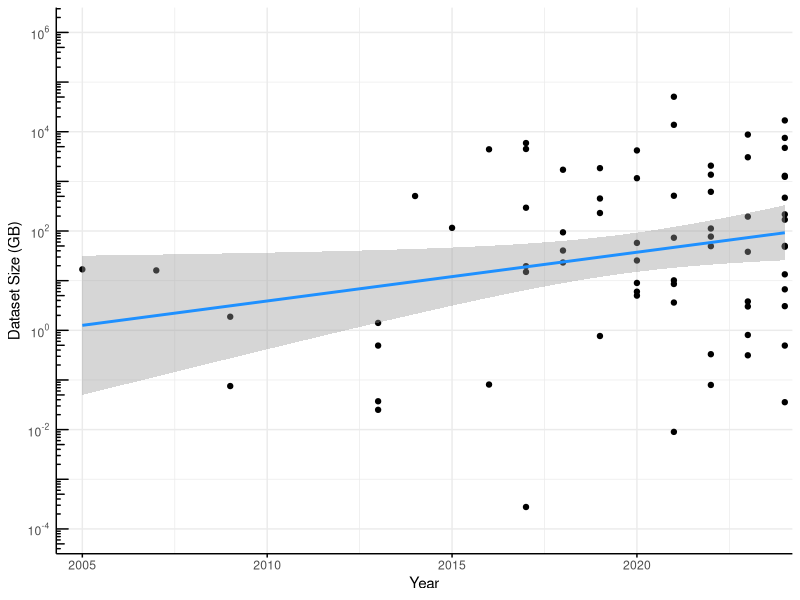
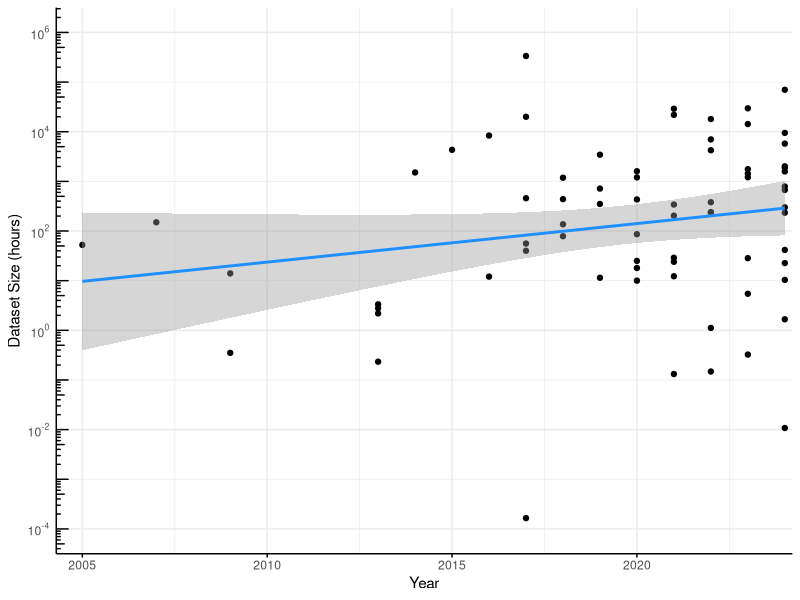
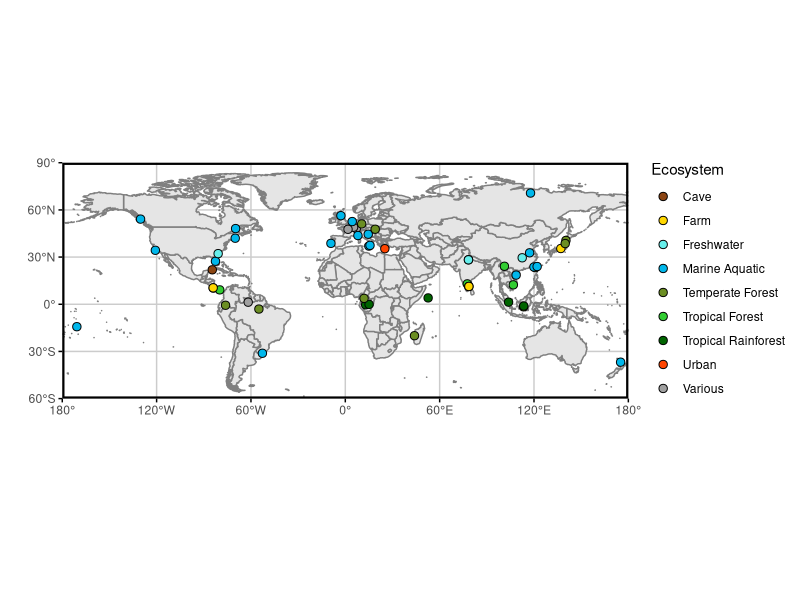
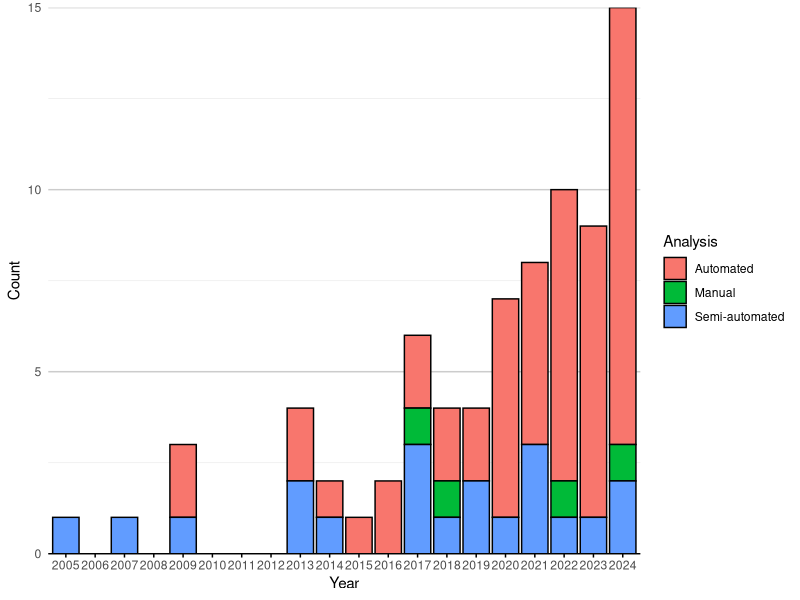
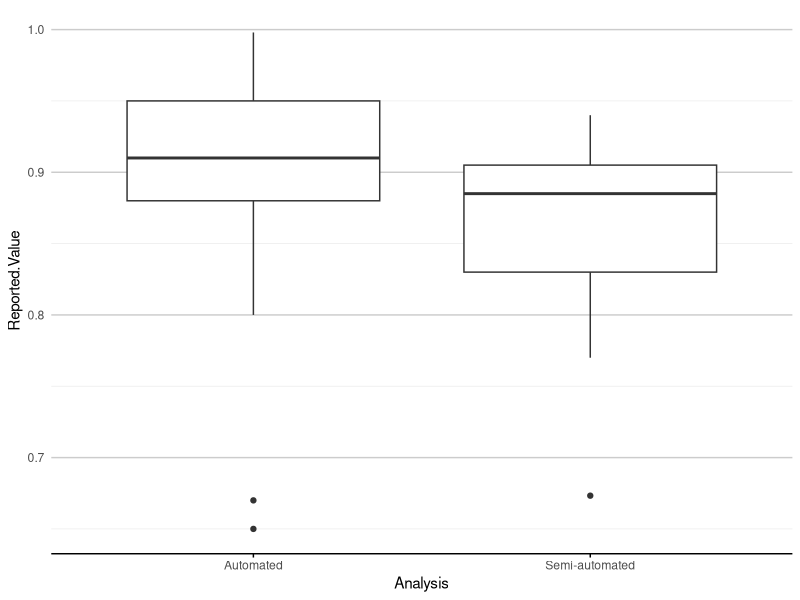
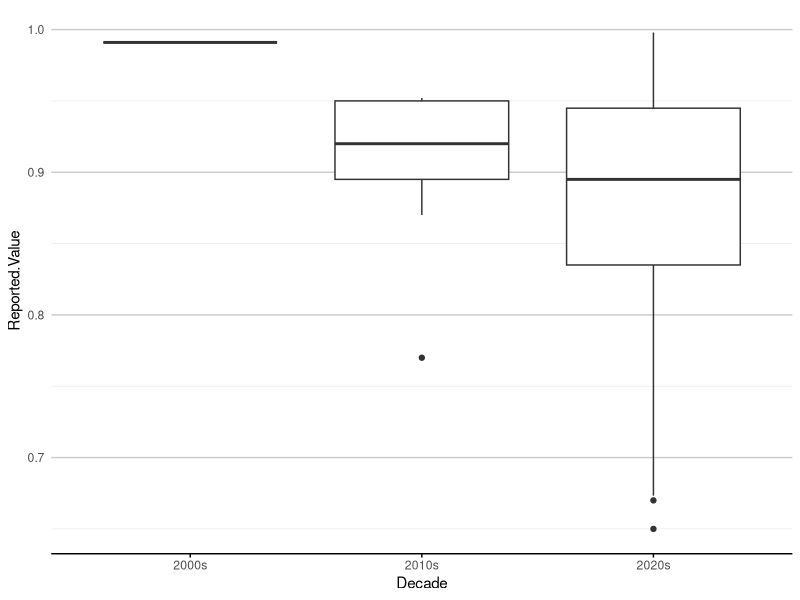
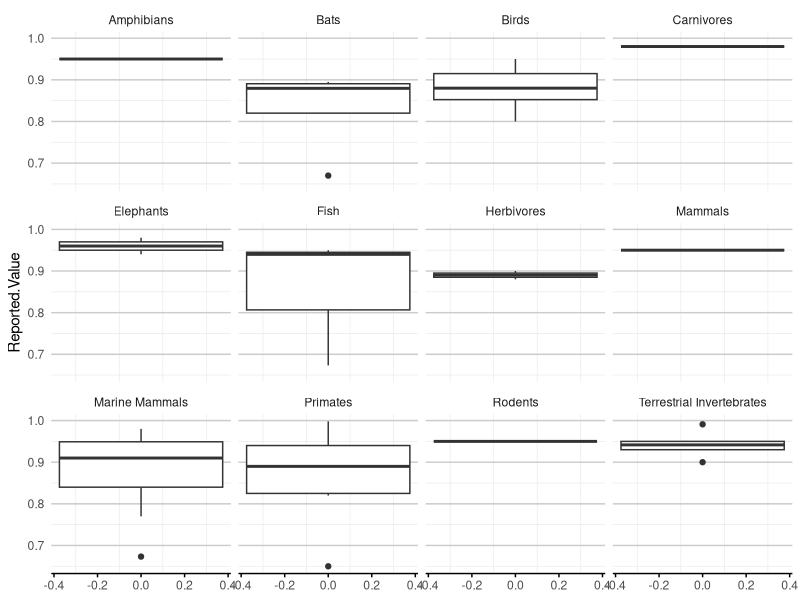
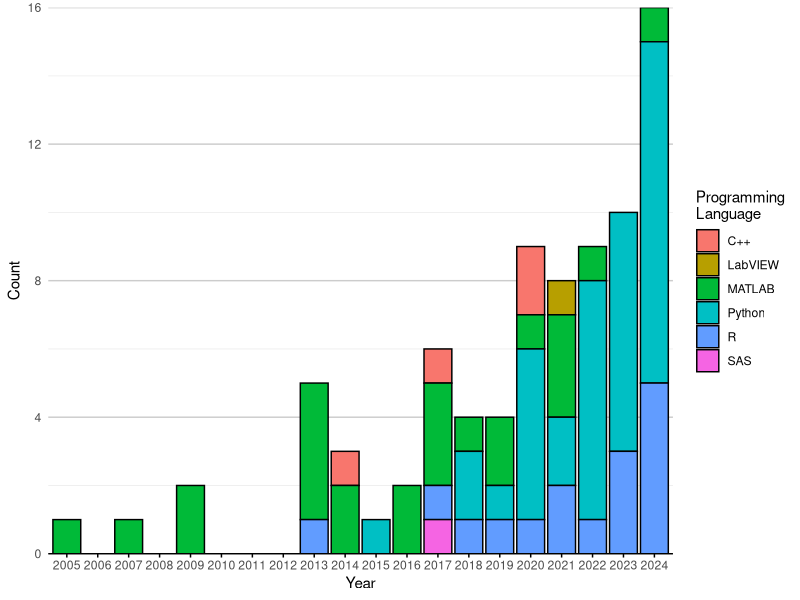

Reproduce these figures in R, in order.
## ---- chunk 1
library(ggplot2)
library(maps)
library(dplyr)
## ---- chunk 2
df <- read.csv("tagged_literature.csv")
#df$Year <- as.factor(df$Year)

log10_minor_break = function (...){
  function(x) {
    minx         = floor(min(log10(x), na.rm=T))-1;
    maxx         = ceiling(max(log10(x), na.rm=T))+1;
    n_major      = maxx-minx+1;
    major_breaks = seq(minx, maxx, by=1)
    minor_breaks = 
      rep(log10(seq(1, 9, by=4)), times = n_major)+
      rep(major_breaks, each = 9)
    return(10^(minor_breaks))
  }
}

log_breaks = function(maj, radix=10) {
  function(x) {
    minx         = floor(min(logb(x,radix), na.rm=T)) - 1
    maxx         = ceiling(max(logb(x,radix), na.rm=T)) + 1
    n_major      = maxx - minx + 1
    major_breaks = seq(minx, maxx, by=1)
    if (maj) {
      breaks = major_breaks
    } else {
      steps = logb(1:(radix-1),radix)
      breaks = rep(steps, times=n_major) +
               rep(major_breaks, each=radix-1)
    }
    radix^breaks
  }
}
scale_x_log_eng = function(..., radix=10) {
  scale_x_continuous(...,
                     trans=scales::log_trans(radix),
                     breaks=scales::log_breaks(TRUE, radix),
                     minor_breaks=scales::log_breaks(FALSE, radix))
}
scale_y_log_eng = function(..., radix=10) {
  scale_y_continuous(...,
                     trans=scales::log_trans(radix),
                     breaks=scales::log_breaks(TRUE, radix),
                     minor_breaks=scales::log_breaks(FALSE, radix))
}

p <- df |>
  tidyr::drop_na(Dataset.GB) |> 
  #filter(Year >= 2008) |>
  ggplot(aes(Year, Dataset.GB)) + 
  geom_point() + 
  scale_y_log10(
    limits = c(1e-4, 1e6),
    breaks = scales::trans_breaks("log10", function(x) 10^x),
    labels = scales::trans_format("log10", scales::math_format(10^.x))
  ) +
  annotation_logticks(side="l")+
  geom_smooth(method="lm", color = "dodgerblue") +
  scale_x_continuous(limits=c(2004.5, 2024), expand = c(0.01,0.01)) +
  labs(y="Dataset Size (GB)") +
  theme_minimal() +
  theme(axis.line = element_line(),
        axis.ticks.x = element_line())
p
ggsave("images/data_trend.png", p, width = 110, height = 110, units = "mm")

p <- df |>
  tidyr::drop_na(Dataset.Hours) |> 
  #filter(Year >= 2008) |>
  ggplot(aes(Year, Dataset.Hours)) + 
  geom_point() + 
  scale_y_log10(
    limits = c(1e-4, 1e6),
    breaks = scales::trans_breaks("log10", function(x) 10^x),
    labels = scales::trans_format("log10", scales::math_format(10^.x))
  ) +
  annotation_logticks(side="l")+
  geom_smooth(method="lm", color = "dodgerblue") +
  scale_x_continuous(limits=c(2004.5, 2024), expand = c(0.01,0.01)) +
  labs(y="Dataset Size (hours)") +
  theme_minimal() +
  theme(axis.line = element_line(),
        axis.ticks.x = element_line())
p
ggsave("images/hours_trend.png", p, width = 110, height = 110, units = "mm")
## ---- chunk 3
# Sample data
#coords <- c("-0.356251N,12.940863E;-0.078775N,15.127076E", "-0.078775N,15.1270777E")

# Function to convert coordinates to numeric values
convert_to_numeric <- function(coord_string) {
  # Split the string by comma
  parts <- strsplit(coord_string, ",")[[1]]
  #remove leading or trailing space
  
  # Extract latitude and longitude, handle direction
  lat <- as.numeric(gsub("[A-Z]", "", parts[1]))
  lon <- as.numeric(gsub("[A-Z]", "", parts[2]))
  
  # Check direction for latitude
  if (grepl("S", parts[1])) {
    lat <- -lat
  }
  
  # Check direction for longitude
  if (grepl("W", parts[2])) {
    lon <- -lon
  }
  
  return(paste0(c(lat, lon), collapse = ","))
}

Latlong_df <- df |>
  select(Latlong, Ecosystem) |>
  mutate(Latlong = strsplit(Latlong, ";")) |>
  tidyr::unnest(Latlong) |>
  mutate(Ecosystem = strsplit(Ecosystem, ", ")) |>
  tidyr::unnest(Ecosystem) |>
  mutate(Latlong = sapply(Latlong, convert_to_numeric),
         lat = sapply(strsplit(Latlong, ","), function(x) as.numeric(x[1])),
         long = sapply(strsplit(Latlong, ","), function(x) as.numeric(x[2]))
)

# Create the world map
world <- map_data("world")

ecosystem_colors <- c(
  "Tropical Forest" = "#32CD32",
  "Marine Aquatic" = "#00B7EB",
  "Various" = "#a0a0a0",
  "Tropical Rainforest" = "#006400",
  "Freshwater" = "#66EEEB",
  "Temperate Forest" = "#6B8E23",
  "Farm" = "#FFD700",
  "Cave" = "#8B4513",
  "Urban" = "#FF4500"
)

# Plotting
p <- ggplot() +
  # Add world map with light grey fill and dark grey borders
  geom_polygon(data = world, aes(x = long, y = lat, group = group), 
               fill = "grey90", color = "grey50") +
  # Add jittered points for different tags
  geom_jitter(data = Latlong_df, aes(x = long, y = lat, fill = Ecosystem), colour="black", size = 2.5, shape=21) +
  # Set coordinate system to map projection
  coord_fixed(ratio = 1, xlim = c(-180, 180), ylim = c(-60, 90), expand = FALSE) +
  # Custom breaks and labels for x (longitude) and y (latitude)
  scale_x_continuous(breaks = seq(-180, 180, by = 60),
                     labels = c("180°", "120°W", "60°W", "0°", "60°E", "120°E", "180°")) +
  scale_y_continuous(breaks = seq(-90, 90, by = 30),
                     labels = c("90°", "60°S", "30°S", "0°", "30°N", "60°N", "90°")) +
  scale_fill_manual(values = ecosystem_colors) +
  # Theme settings
  labs(x="",y="")+
  theme_minimal() +
  theme(
    axis.ticks = element_line(),
    panel.grid.major = element_line(color = "grey80"),    # Light grey grid lines
    panel.grid.minor = element_blank(),                   # No minor grid lines
    panel.border = element_rect(color = "black", fill = NA, linewidth=1.5),  # Black panel border
    axis.text.x = element_text(angle = 0, hjust = 0.5),   # Horizontal x-axis text
    legend.position = "right"                             # Legend on right
  )
p
ggsave("images/ecosystem_map.png", p, width = 240, height = 90, units = "mm")
## ---- chunk 4
bar_theme_x <- theme(panel.grid.major.x = element_blank(),
                   panel.grid.major.y = element_line(colour = "grey80"),
                   axis.line.x = element_line(colour="black"),
                   axis.ticks.x=element_line())
bar_theme_y <- theme(panel.grid.major.y = element_blank(),
                   panel.grid.major.x = element_line(colour = "grey80"),
                   axis.line.y = element_line(colour="black"),
                   axis.ticks.y=element_line())

include_missing_zero <- function(df, col){
  missing_years <- 2005:2024  # This creates c(2025, 2024)

  new_rows <- expand.grid(
    Year  = missing_years,  
    a     = df |> pull({{col}}) |> unique(), 
    Count = 0
  )
  
  colnames(new_rows)[2] <- col

  df <- df |>
    bind_rows(new_rows) |>
    distinct() 
  return(df)
}

keep_gt1 <- function(df, col){
  total_counts <- df |>
    group_by(.data[[col]]) |>
    summarise(Total_Count = n(), .groups = 'drop') |>
    na.omit()

  methods_to_keep <- total_counts |>
    filter(Total_Count > 1) |>
    pull({{ col }})
    
  df[,col] <- ifelse(df[[col]] %in% methods_to_keep, df[[col]], "Other Methods")
  return(df)
}

barplot_counts <- function(df, col, col_title=col, prop=FALSE, year=TRUE, decade=FALSE, bar_col="dodgerblue"){
  if(decade){
    df <- df |>
      mutate(Year = case_when(
        Year >= 2000 & Year < 2010 ~ "2000s",
        Year >= 2010 & Year < 2020 ~ "2010s",
        Year >= 2020 & Year < 2030 ~ "2020s",
        TRUE ~ NA_character_  # Handle years outside these ranges
      ))
  }
  count_data <- df |>
    group_by(Year, .data[[col]], .drop=FALSE) |>
    summarise(Count = n(), .groups = 'drop') |>
    na.omit()
  
  total_count_per_year <- count_data |>
    group_by(Year, .drop=FALSE) |>
    summarise(Total = sum(Count), .groups = 'drop')
  
  count_data <- left_join(count_data, total_count_per_year, by = "Year") |>
    mutate(Percentage = (Count / Total) * 100) |>
    arrange(Year, .data[[col]])
  
  if(!decade){
    count_data <- count_data |>
    include_missing_zero(col)
  }
  
  if(!year){
    df <- df[df[,col] != "Other Methods",]
    p <- df |>
      ggplot(aes(y = reorder(.data[[col]], .data[[col]], FUN = length, decreasing = FALSE))) +
      geom_bar(stat = "count", fill = bar_col) +  # Fill bars with dodgerblue
      labs(x = "Count", y = col_title) +
      scale_x_continuous(expand = c(0,0))
  } else {
    if(prop){
      p <- count_data |> 
        ggplot(aes(x = factor(Year), y = Percentage, fill = .data[[col]], label=Count)) +
        geom_bar(stat = "identity", colour=ifelse(count_data$Count > 0, "black", NA)) +
        geom_label(
          aes(group = .data[[col]]),
          size = 3,
          position = position_stack(vjust = 0.5), 
          fill = "white",                # Optional: black background for contrast
          hjust = ifelse((count_data$Count <= 3) & count_data[[col]] %in% c("Log Magnitude", "Mel", "Data Augmentation", "Downsampling"), (1:nrow(count_data) - 1) %% 2, 0.5)
        ) +
        labs(x = ifelse(decade, "Decade", "Year"), y = "Percentage", fill = col_title) +
        scale_y_continuous(limits=c(0,102), expand=c(0,0)) #+ 
        #guides(fill = guide_legend(override.aes = list(colour = NA)))
    } else {
      p <- count_data |> 
        ggplot(aes(x = factor(Year), y = Count, fill = .data[[col]])) +
        geom_bar(stat = "identity", colour=ifelse(count_data$Count > 0, "black", NA)) +
        labs(x = ifelse(decade, "Decade", "Year"), y = "Count", fill = col_title) +
        scale_y_continuous(expand=c(0,0))
    }
  }
  p <- p + 
    #scale_fill_viridis_d()+
    theme_minimal() +
    guides(fill = guide_legend(override.aes = list(colour = "black")))+
    bar_theme_x
  return(p)
}
## ---- chunk 5
# Convert 'NA' to R's NA
df$Analysis[df$Analysis == "NA"] <- NA

p <- barplot_counts(df, "Analysis")
p
ggsave("images/analysis_year.png", p, width = 240, height = 100, units = "mm")
## ---- chunk 6
p <- df |>
  filter((Reported.Value != "") & (!is.na(Reported.Value))) |>
  mutate(Reported.Value = as.numeric(Reported.Value)) |>
  tidyr::drop_na(Reported.Value) |>
  ggplot(aes(x = Analysis, y = Reported.Value)) +
  geom_boxplot() +
  theme_minimal() +
  bar_theme_x
p
ggsave("images/analysis_reportedvalue.png", p, width = 240, height = 100, units = "mm")
## ---- chunk 7
p <- df |>
  filter((Reported.Value != "") & (!is.na(Reported.Value))) |>
  mutate(Reported.Value = as.numeric(Reported.Value)) |>
  tidyr::drop_na(Reported.Value) |>
  mutate(Decade = case_when(
    Year >= 2000 & Year < 2010 ~ "2000s",
    Year >= 2010 & Year < 2020 ~ "2010s",
    Year >= 2020 & Year < 2030 ~ "2020s",
    TRUE ~ NA_character_  # Handle years outside these ranges
  )) |>
  ggplot(aes(x = Decade, y = Reported.Value)) +
  geom_boxplot() +
  theme_minimal() +
  bar_theme_x
p
ggsave("images/decade_reportedvalue.png", p, width = 240, height = 100, units = "mm")
## ---- chunk 8
p <- df |>
  filter((Reported.Value != "") & (!is.na(Reported.Value))) |>
  mutate(Reported.Value = as.numeric(Reported.Value)) |>
  tidyr::drop_na(Reported.Value) |>
  mutate(Taxa = strsplit(as.character(Taxa), ", ")) |>
  tidyr::unnest(Taxa) |>
  ggplot(aes(y = Reported.Value)) +
  geom_boxplot() +
  theme_minimal() +
  bar_theme_x +
  facet_wrap(~Taxa)
p
ggsave("images/taxa_reportedvalue.png", p, width = 240, height = 100, units = "mm")
## ---- chunk 9
# Convert 'NA' to R's NA
df$Programming.Language[df$Programming.Language == "NA"] <- NA

# Split languages where there are multiple
df_lang <- df |>
  mutate(ProgLanguage = strsplit(as.character(Programming.Language), ", ")) |>
  tidyr::unnest(ProgLanguage)

df_lang |> 
  filter(Year >= 2020) |>
  group_by(ProgLanguage) |> 
  summarise(Count = n(), .groups = 'drop') |> 
  arrange(desc(Count))

p <- barplot_counts(df_lang, "ProgLanguage", "Programming\nLanguage")
p
ggsave("images/programminglanguage_year.png", p, width = 240, height = 100, units = "mm")
## ---- chunk 10
df_taxa <- df |>
  mutate(Taxa = strsplit(as.character(Taxa), ", ")) |>
  tidyr::unnest(Taxa)

p <- barplot_counts(df_taxa, "Taxa")
p
ggsave("images/taxa_year.png", p, width = 240, height = 100, units = "mm")
## ---- chunk 11
df_analysis <- df |>
  mutate(Analysis.Methods = strsplit(as.character(Analysis.Methods), ", ")) |>
  tidyr::unnest(Analysis.Methods)

df_analysis <- keep_gt1(df_analysis, "Analysis.Methods")
  #filter(Analysis.Methods %in% methods_to_keep)
p <- barplot_counts(df_analysis, "Analysis.Methods")
p
ggsave("images/analysismethods_year.png", p, width = 240, height = 100, units = "mm")
p <- barplot_counts(df_analysis, "Analysis.Methods", year=FALSE)
p
ggsave("images/analysismethods_total.png", p, width = 240, height = 100, units = "mm")
## ---- chunk 12
df_tools <- df |>
  mutate(Automation.Tools = strsplit(as.character(Automation.Tools), ", ")) |>
  tidyr::unnest(Automation.Tools)

df_tools <- keep_gt1(df_tools, "Automation.Tools")

#filter(Analysis.Methods %in% methods_to_keep)
p <- barplot_counts(df_tools, "Automation.Tools", "Automation Tools")
p
ggsave("images/automationtools_year.png", p, width = 240, height = 120, units = "mm")
p <- barplot_counts(df_tools, "Automation.Tools", "Automation Tools", year = FALSE, bar_col="darkmagenta")
p
ggsave("images/automationtools_total.png", p, width = 240, height = 120, units = "mm")
## ---- chunk 13
df_code_available <- df |>
  mutate(Code.Availability = strsplit(as.character(Code.Availability), ", ")) |>
  tidyr::unnest(Code.Availability)

p <- barplot_counts(df_code_available, "Code.Availability", "Code\nAvailability")
p
ggsave("images/codeavailable_year.png", p, width = 240, height = 100, units = "mm")
## ---- chunk 14
df_data_available <- df |>
  mutate(Data.Availability = strsplit(as.character(Data.Availability), ", ")) |>
  tidyr::unnest(Data.Availability)

p <- barplot_counts(df_data_available, "Data.Availability", "Data\nAvailability")
p
ggsave("images/dataavailable_year.png", p, width = 240, height = 100, units = "mm")
## ---- chunk 15
#df <- read.csv("tagged_literature.csv")
#df |>
#  mutate(Automation.Tools = strsplit(as.character(Automation.Tools), ", ")) |>
#  tidyr::unnest(Automation.Tools) |>
#  pull(Automation.Tools) |> sort() |> unique()
## ---- chunk 16
#df <- read.csv("tagged_literature.csv")
#df |>
#  mutate(Analysis.Methods = strsplit(as.character(Analysis.Methods), ", ")) |>
#  tidyr::unnest(Analysis.Methods) |>
#  pull(Analysis.Methods) |> sort() |> unique()
## ---- chunk 17
df_eval <- df |>
  mutate(Evaluation.Method = strsplit(as.character(Evaluation.Method), ", ")) |>
  tidyr::unnest(Evaluation.Method)

df_eval <- keep_gt1(df_eval, "Evaluation.Method")
  #filter(Analysis.Methods %in% methods_to_keep)
p <- barplot_counts(df_eval, "Evaluation.Method", "Evaluation Method")
p
ggsave("images/evaluationmethod_year.png", p, width = 240, height = 100, units = "mm")
## ---- chunk 18
#df <- read.csv("tagged_literature.csv")
#df |>
#  mutate(Preprocessing = strsplit(as.character(Preprocessing), ", ")) |>
#  tidyr::unnest(Preprocessing) |>
#  pull(Preprocessing) |> sort() |> unique()
## ---- chunk 19
df_pre <- df |>
  mutate(Preprocessing = strsplit(as.character(Preprocessing), ", ")) |>
  tidyr::unnest(Preprocessing)

df_pre <- keep_gt1(df_pre, "Preprocessing")
p <- barplot_counts(df_pre, "Preprocessing")
p
ggsave("images/preprocessing_year.png", p, width = 240, height = 100, units = "mm")
p <- barplot_counts(df_pre, "Preprocessing", prop=TRUE)
p
ggsave("images/preprocessing_prop_year.png", p, width = 240, height = 100, units = "mm")
p <- barplot_counts(df_pre, "Preprocessing", prop=TRUE, decade=TRUE)
p
ggsave("images/preprocessing_prop_decade.png", p, width = 200, height = 80, units = "mm")
## ---- chunk 20
count_data <- df_lang |>
    group_by(Year, ProgLanguage, .drop=FALSE) |>
    summarise(Count = n(), .groups = 'drop') |>
    na.omit()
  
total_count_per_year <- count_data |>
  group_by(Year, .drop=FALSE) |>
  summarise(Total = sum(Count), .groups = 'drop')

count_data <- left_join(count_data, total_count_per_year, by = "Year") |>
  mutate(Percentage = (Count / Total) * 100) |>
  include_missing_zero('ProgLanguage')

count_data |> 
  ggplot(aes(x = factor(Year), y = Count, fill = ProgLanguage)) +
  geom_bar(stat = "identity", colour=ifelse(count_data$Count > 0, "black", NA)) +
  labs(x = "Year", y = "Count", fill = 'Language') +
  scale_y_continuous(expand=c(0,0))+
  theme_minimal() +
  guides(fill = guide_legend(override.aes = list(colour = "black")))+
  theme(panel.grid.major.x = element_blank(),
        panel.grid.major.y = element_line(colour = "grey80"),
        axis.line.x = element_line(colour="black"),
        #panel.grid = element_line(colour="lightgrey"),
        axis.ticks.x=element_line())
## ---- chunk 21
df_tools <- df |>
  mutate(Automation.Tools = strsplit(as.character(Automation.Tools), ", ")) |>
  tidyr::unnest(Automation.Tools) |>
  mutate(Taxa = strsplit(as.character(Taxa), ", ")) |>
  tidyr::unnest(Taxa)

df_tools <- keep_gt1(df_tools, "Automation.Tools")
p <- df_tools |>
  filter(Automation.Tools != "Other Methods") |>
      ggplot(aes(y = reorder(Automation.Tools, Automation.Tools, FUN = length, decreasing = FALSE), fill = Taxa)) +
      geom_bar(stat = "count", colour="black") +  # Fill bars with dodgerblue
      labs(x = "Count", y = "Automation Tools") +
      scale_x_continuous(expand = c(0,0)) +
  theme_minimal() +
  bar_theme_y
p
ggsave("images/automationtools_taxa.png", p, width = 240, height = 120, units = "mm")
## ---- chunk 22
df_analysis <- df |>
  mutate(Analysis.Methods = strsplit(as.character(Analysis.Methods), ", ")) |>
  tidyr::unnest(Analysis.Methods) |>
  mutate(Taxa = strsplit(as.character(Taxa), ", ")) |>
  tidyr::unnest(Taxa)

df_analysis <- keep_gt1(df_analysis, "Analysis.Methods")
p <- df_analysis |>
  filter(Analysis.Methods != "Other Methods") |>
      ggplot(aes(y = reorder(Analysis.Methods, Analysis.Methods, FUN = length, decreasing = FALSE), fill = Taxa)) +
      geom_bar(stat = "count", colour="black") +  # Fill bars with dodgerblue
      labs(x = "Count", y = "Analysis Methods") +
      scale_x_continuous(expand = c(0,0)) +
  theme_minimal() +
  bar_theme_y
p
ggsave("images/analysismethods_taxa.png", p, width = 240, height = 120, units = "mm")
## ---- chunk 23
df <- read.csv("tagged_literature.csv")
df_analysis <- df |>
  # Unnest Analysis.Methods
  mutate(Analysis.Methods = strsplit(as.character(Analysis.Methods), ", ")) |>
  tidyr::unnest(Analysis.Methods) |>
  keep_gt1("Analysis.Methods") |>
  #filter(Analysis.Methods != "Other Methods") |>
  # Unnest Automation.Tools (assuming it exists in df)
  mutate(Automation.Tools = strsplit(as.character(Automation.Tools), ", ")) |>
  tidyr::unnest(Automation.Tools) |>
  keep_gt1("Automation.Tools") |>
  #filter(Automation.Tools != "Other Methods") |>
  # Unnest Taxa
  mutate(Taxa = strsplit(as.character(Taxa), ", ")) |>
  tidyr::unnest(Taxa) |>
  # Pivot to long format for faceting
  tidyr::pivot_longer(
    cols = c("Analysis.Methods", "Automation.Tools"),
    names_to = "Category",
    values_to = "Method.Tool"
  ) |>
  mutate(Category = stringr::str_replace(Category, "\\.", " "))
  # Filter out "Other Methods" equivalent

# Plot with facet_grid
p <- df_analysis |>
  ggplot(aes(y = reorder(Method.Tool, Method.Tool, FUN = length, decreasing = FALSE), fill = Taxa)) +
  geom_bar(stat = "count", colour = "black") +
  labs(x = "Count", y = NULL) +  # Remove y-axis label since facets will label it
  scale_x_continuous(expand = c(0, 0)) +
  facet_wrap(~Category, scales = "free_y", ncol = 2) +  # Facet by Category
  theme_minimal() +
  bar_theme_y  # Assuming this is a custom theme defined elsewhere

# Display and save
p
ggsave("images/analysismethods_automation_taxa.png", p, width = 300, height = 130, units = "mm")
#df_analysis |> filter(Category == "Analysis.Methods") |> pull(Method.Tool) |> unique() |> sort()
## ---- chunk 24
#x axis-year, y-axcis, manual.automatic.semiautomatic

# Assuming your dataframe is called 'df'
# First, preprocess the Monitoring.Year column
df_expandyear <- df |>
  filter(!is.na(Monitoring.Year)) |>
  #select(Monitoring.Year) |>
  # Separate comma-separated values into rows
  tidyr::separate_rows(Monitoring.Year, sep = ",") |>
  # Clean up any whitespace
  mutate(Monitoring.Year = trimws(Monitoring.Year)) |>
  # Create a new column that expands hyphenated years
  mutate(Expanded_Years = purrr::map(Monitoring.Year, function(x) {
    if (stringr::str_detect(x, "-")) {
      range <- stringr::str_split(x, "-")[[1]] |> as.numeric()
      return(seq(range[1], range[2]))
    } else {
      return(as.numeric(x))
    }
  })) |>
  # Unnest the list column into individual rows
  tidyr::unnest(Expanded_Years) # Create the boxplot
  
df |>
  ggplot(aes(x=Year, fill=Analysis)) +
  geom_bar(stat="count", colour="black") +
  #ggplot(aes(x = Analysis, y = Expanded_Years)) +
  #geom_boxplot() +
  # Customize the plot
  #make breaks pretty
  scale_y_continuous(expand = c(0,0), breaks = pretty) +
  scale_x_continuous(expand = c(0,0), breaks = pretty) +
  labs(title = "Analysis Type by Year",
       x = "Monitoring Year",
       y = "Count") +
  # Rotate x-axis labels if needed
  theme(panel.grid.major.x = element_blank(),
        panel.grid.major.y = element_line(colour = "grey80"),
        axis.line.x = element_line(colour="black"),
        axis.ticks.x=element_line())+
  # Ensure proper spacing
  theme_minimal() +
  bar_theme_x
## ---- chunk 25
#correlation plot between monitoring year and publication year
ggplot(df_expandyear, aes(x=Expanded_Years, y=Year, colour=Title)) +
  geom_point() +
  geom_smooth(method="lm", color = "dodgerblue") +
  labs(title = "Correlation between Monitoring Year and Publication Year",
       x = "Monitoring Year",
       y = "Publication Year") +
  theme_minimal() + 
  #hide legend
  theme(legend.position="none")
## ---- chunk 26
# install.packages("devtools")
#devtools::install_github("davidsjoberg/ggsankey")
#library(ggsankey)
## ---- chunk 27
# Create data frame with flows between stages
# Create the data frame for ggsankey
